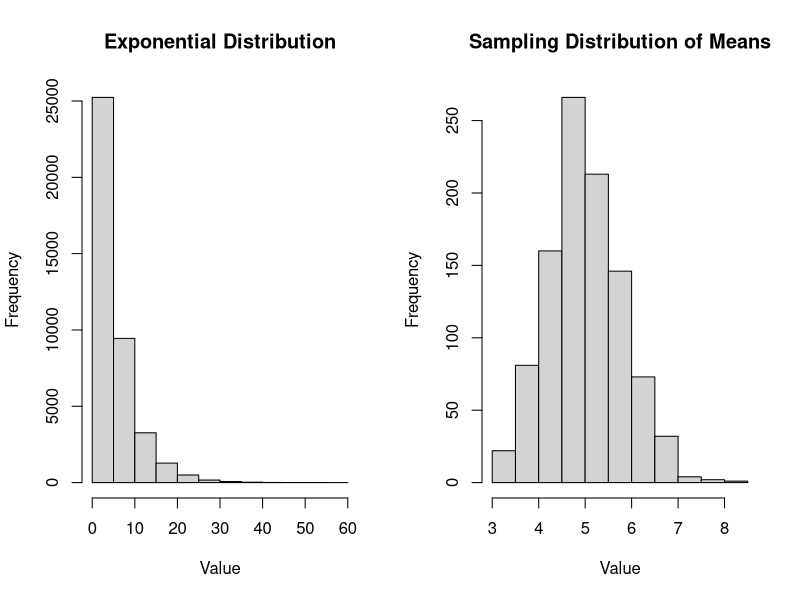
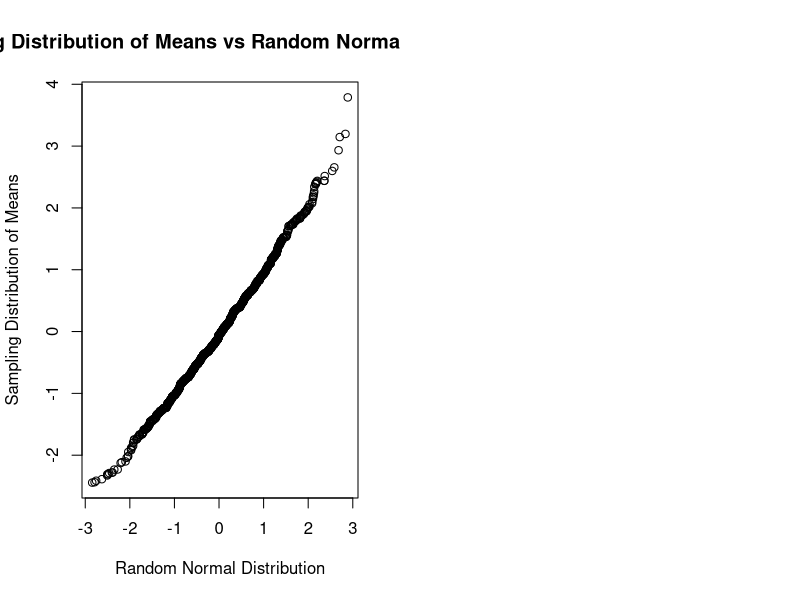

The R script that drew these images, in order:
## ---- chunk 1
knitr::opts_chunk$set(echo = TRUE)
## ---- chunk 2
set.seed(100)
n <- 40
m <- 1000
lambda <- 0.2
sdom = NULL #sdom = sampling.distribution.of.means
for (i in 1 : m) sdom = c(sdom, mean(rexp(n,lambda)))

theoretical.mean <- 1/lambda
sample.mean <- mean(sdom)
diff.mean <- abs(sample.mean - theoretical.mean)
pc.diff.mean <- round(diff.mean*100/theoretical.mean,2)

population.variance <- (1/lambda)**2
theoretical.variance <- population.variance/(n)
sample.variance <- var(sdom)
diff.variance <- abs(sample.variance - theoretical.variance)
pc.diff.variance <- round(diff.variance*100/theoretical.variance,2)
## ---- chunk 3
par(mfrow = c(1, 2))
hist(rexp(m*n,lambda),main="Exponential Distribution",xlab="Value")
hist(sdom,main="Sampling Distribution of Means",xlab="Value")
## ---- chunk 4
sample.sd <- sd(sdom)
sdom.sd.1 <- sdom[(sdom >= (sample.mean - sample.sd)) & (sdom <= (sample.mean + sample.sd))]
sdom.sd.2 <- sdom[(sdom >= (sample.mean - 2 * sample.sd)) & (sdom <= (sample.mean + 2* sample.sd))]
sdom.sd.3 <- sdom[(sdom >= (sample.mean - 3 * sample.sd)) & (sdom <= (sample.mean + 3 * sample.sd))]

fraction.sd.1 <- round(length(sdom.sd.1)*100/length(sdom),2)
fraction.sd.2 <- round(length(sdom.sd.2)*100/length(sdom),2)
fraction.sd.3 <- round(length(sdom.sd.3)*100/length(sdom),2)
## ---- chunk 5
z.sdom <- (sdom - mean(sdom))/sd(sdom)
z.sdom <- sort(z.sdom)

x <- sort(rnorm(m))
## ---- chunk 6
plot(x,z.sdom,main="Sampling Distribution of Means vs Random Normal Distribution",xlab="Random Normal Distribution",ylab="Sampling Distribution of Means")
